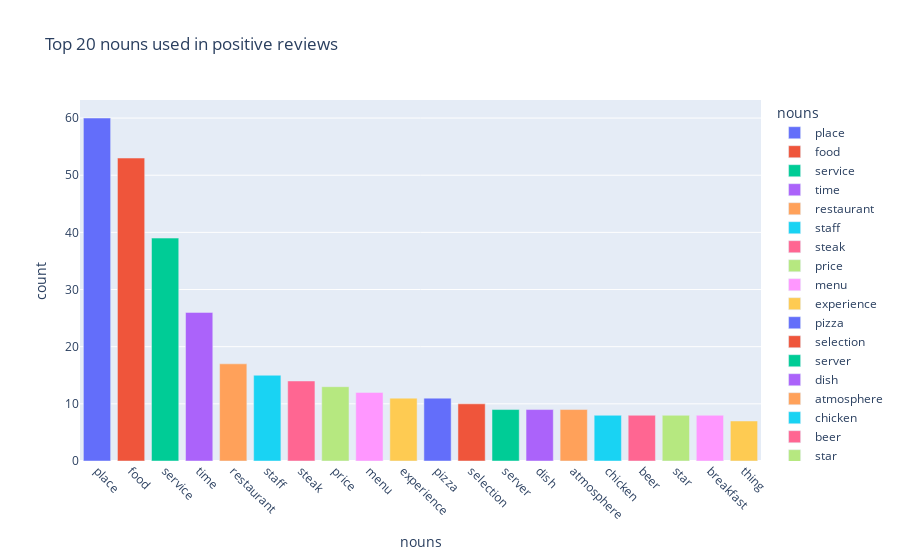

Here is the notebook cell this chart was saved with:
### Code cell
fig = px.bar(positive_df, x = 'nouns', y = 'count', color = 'nouns', 
             title='Top 20 nouns used in positive reviews')
fig.update_xaxes(tickangle=45)
fig.show()

### Figure 1 — Plotly figure (JSON) as saved in the notebook; plotly's stock layout.template omitted (floating-point values rounded to 4 significant figures)
{"data": [{"alignmentgroup": "True", "hovertemplate": "nouns=%{x}<br>count=%{y}<extra></extra>", "legendgroup": "place", "marker": {"color": "#636efa"}, "name": "place", "offsetgroup": "place", "orientation": "v", "showlegend": true, "textposition": "auto", "type": "bar", "x": ["place"], "xaxis": "x", "y": [60], "yaxis": "y"}, {"alignmentgroup": "True", "hovertemplate": "nouns=%{x}<br>count=%{y}<extra></extra>", "legendgroup": "food", "marker": {"color": "#EF553B"}, "name": "food", "offsetgroup": "food", "orientation": "v", "showlegend": true, "textposition": "auto", "type": "bar", "x": ["food"], "xaxis": "x", "y": [53], "yaxis": "y"}, {"alignmentgroup": "True", "hovertemplate": "nouns=%{x}<br>count=%{y}<extra></extra>", "legendgroup": "service", "marker": {"color": "#00cc96"}, "name": "service", "offsetgroup": "service", "orientation": "v", "showlegend": true, "textposition": "auto", "type": "bar", "x": ["service"], "xaxis": "x", "y": [39], "yaxis": "y"}, {"alignmentgroup": "True", "hovertemplate": "nouns=%{x}<br>count=%{y}<extra></extra>", "legendgroup": "time", "marker": {"color": "#ab63fa"}, "name": "time", "offsetgroup": "time", "orientation": "v", "showlegend": true, "textposition": "auto", "type": "bar", "x": ["time"], "xaxis": "x", "y": [26], "yaxis": "y"}, {"alignmentgroup": "True", "hovertemplate": "nouns=%{x}<br>count=%{y}<extra></extra>", "legendgroup": "restaurant", "marker": {"color": "#FFA15A"}, "name": "restaurant", "offsetgroup": "restaurant", "orientation": "v", "showlegend": true, "textposition": "auto", "type": "bar", "x": ["restaurant"], "xaxis": "x", "y": [17], "yaxis": "y"}, {"alignmentgroup": "True", "hovertemplate": "nouns=%{x}<br>count=%{y}<extra></extra>", "legendgroup": "staff", "marker": {"color": "#19d3f3"}, "name": "staff", "offsetgroup": "staff", "orientation": "v", "showlegend": true, "textposition": "auto", "type": "bar", "x": ["staff"], "xaxis": "x", "y": [15], "yaxis": "y"}, {"alignmentgroup": "True", "hovertemplate": "nouns=%{x}<br>count=%{y}<extra></extra>", "legendgroup": "steak", "marker": {"color": "#FF6692"}, "name": "steak", "offsetgroup": "steak", "orientation": "v", "showlegend": true, "textposition": "auto", "type": "bar", "x": ["steak"], "xaxis": "x", "y": [14], "yaxis": "y"}, {"alignmentgroup": "True", "hovertemplate": "nouns=%{x}<br>count=%{y}<extra></extra>", "legendgroup": "price", "marker": {"color": "#B6E880"}, "name": "price", "offsetgroup": "price", "orientation": "v", "showlegend": true, "textposition": "auto", "type": "bar", "x": ["price"], "xaxis": "x", "y": [13], "yaxis": "y"}, {"alignmentgroup": "True", "hovertemplate": "nouns=%{x}<br>count=%{y}<extra></extra>", "legendgroup": "menu", "marker": {"color": "#FF97FF"}, "name": "menu", "offsetgroup": "menu", "orientation": "v", "showlegend": true, "textposition": "auto", "type": "bar", "x": ["menu"], "xaxis": "x", "y": [12], "yaxis": "y"}, {"alignmentgroup": "True", "hovertemplate": "nouns=%{x}<br>count=%{y}<extra></extra>", "legendgroup": "experience", "marker": {"color": "#FECB52"}, "name": "experience", "offsetgroup": "experience", "orientation": "v", "showlegend": true, "textposition": "auto", "type": "bar", "x": ["experience"], "xaxis": "x", "y": [11], "yaxis": "y"}, {"alignmentgroup": "True", "hovertemplate": "nouns=%{x}<br>count=%{y}<extra></extra>", "legendgroup": "pizza", "marker": {"color": "#636efa"}, "name": "pizza", "offsetgroup": "pizza", "orientation": "v", "showlegend": true, "textposition": "auto", "type": "bar", "x": ["pizza"], "xaxis": "x", "y": [11], "yaxis": "y"}, {"alignmentgroup": "True", "hovertemplate": "nouns=%{x}<br>count=%{y}<extra></extra>", "legendgroup": "selection", "marker": {"color": "#EF553B"}, "name": "selection", "offsetgroup": "selection", "orientation": "v", "showlegend": true, "textposition": "auto", "type": "bar", "x": ["selection"], "xaxis": "x", "y": [10], "yaxis": "y"}, {"alignmentgroup": "True", "hovertemplate": "nouns=%{x}<br>count=%{y}<extra></extra>", "legendgroup": "server", "marker": {"color": "#00cc96"}, "name": "server", "offsetgroup": "server", "orientation": "v", "showlegend": true, "textposition": "auto", "type": "bar", "x": ["server"], "xaxis": "x", "y": [9], "yaxis": "y"}, {"alignmentgroup": "True", "hovertemplate": "nouns=%{x}<br>count=%{y}<extra></extra>", "legendgroup": "dish", "marker": {"color": "#ab63fa"}, "name": "dish", "offsetgroup": "dish", "orientation": "v", "showlegend": true, "textposition": "auto", "type": "bar", "x": ["dish"], "xaxis": "x", "y": [9], "yaxis": "y"}, {"alignmentgroup": "True", "hovertemplate": "nouns=%{x}<br>count=%{y}<extra></extra>", "legendgroup": "atmosphere", "marker": {"color": "#FFA15A"}, "name": "atmosphere", "offsetgroup": "atmosphere", "orientation": "v", "showlegend": true, "textposition": "auto", "type": "bar", "x": ["atmosphere"], "xaxis": "x", "y": [9], "yaxis": "y"}, {"alignmentgroup": "True", "hovertemplate": "nouns=%{x}<br>count=%{y}<extra></extra>", "legendgroup": "chicken", "marker": {"color": "#19d3f3"}, "name": "chicken", "offsetgroup": "chicken", "orientation": "v", "showlegend": true, "textposition": "auto", "type": "bar", "x": ["chicken"], "xaxis": "x", "y": [8], "yaxis": "y"}, {"alignmentgroup": "True", "hovertemplate": "nouns=%{x}<br>count=%{y}<extra></extra>", "legendgroup": "beer", "marker": {"color": "#FF6692"}, "name": "beer", "offsetgroup": "beer", "orientation": "v", "showlegend": true, "textposition": "auto", "type": "bar", "x": ["beer"], "xaxis": "x", "y": [8], "yaxis": "y"}, {"alignmentgroup": "True", "hovertemplate": "nouns=%{x}<br>count=%{y}<extra></extra>", "legendgroup": "star", "marker": {"color": "#B6E880"}, "name": "star", "offsetgroup": "star", "orientation": "v", "showlegend": true, "textposition": "auto", "type": "bar", "x": ["star"], "xaxis": "x", "y": [8], "yaxis": "y"}, {"alignmentgroup": "True", "hovertemplate": "nouns=%{x}<br>count=%{y}<extra></extra>", "legendgroup": "breakfast", "marker": {"color": "#FF97FF"}, "name": "breakfast", "offsetgroup": "breakfast", "orientation": "v", "showlegend": true, "textposition": "auto", "type": "bar", "x": ["breakfast"], "xaxis": "x", "y": [8], "yaxis": "y"}, {"alignmentgroup": "True", "hovertemplate": "nouns=%{x}<br>count=%{y}<extra></extra>", "legendgroup": "thing", "marker": {"color": "#FECB52"}, "name": "thing", "offsetgroup": "thing", "orientation": "v", "showlegend": true, "textposition": "auto", "type": "bar", "x": ["thing"], "xaxis": "x", "y": [7], "yaxis": "y"}], "layout": {"barmode": "relative", "legend": {"title": {"text": "nouns"}, "tracegroupgap": 0}, "title": {"text": "Top 20 nouns used in positive reviews"}, "xaxis": {"anchor": "y", "categoryarray": ["place", "food", "service", "time", "restaurant", "staff", "steak", "price", "menu", "experience", "pizza", "selection", "server", "dish", "atmosphere", "chicken", "beer", "star", "breakfast", "thing"], "categoryorder": "array", "domain": [0, 1], "tickangle": 45, "title": {"text": "nouns"}}, "yaxis": {"anchor": "x", "domain": [0, 1], "title": {"text": "count"}}}}
